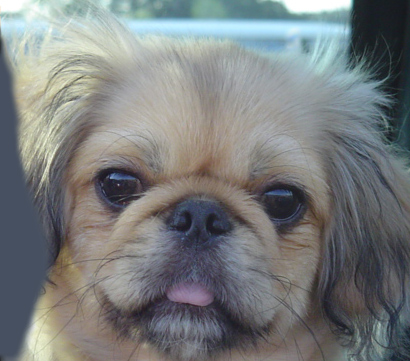
#> input picture data/dog.jpg, 410 x 361 px
$ jupyter execute image-compression.ipynb
#> lines starting #> are read from the running program, lines starting #| are printed output that depends on the picture; after the words box and inside, x2 and y2 are one past the last pixel; in counts of white or black regions, pixels touching at a corner belong together; long printed decimals are rounded
[cell 1]
from PIL import Image
import numpy as np
import matplotlib.pyplot as plt
import scipy.signal

In this learning portfolio I would like to explore image compression as it is related to my project and could provide me with some usefull information.

[cell 2]
# open the image
image = Image.open("data/dog.jpg")
#> image is the input picture: PIL image 410x361 RGB; mean R, G, B 121.2, 124.5, 125
#coverting the image to black and white so it is easier to process
image = image.convert('L')
#> image: PIL image 410x361 L
image

We will start with this lovely image of a dog and convert it to greyscale so we only have to worry about 1 2d array instead of the 3 2d arrays which correspond to each of the color channels. This step is just to simplify the problem which we are working on so we can understand the main main concepts.

[cell 3]
#now covert the image to an array so we can  apply computations of it.
dog_array = np.array(image)

In the block below we are taking the fast fourier transform of the array of the black and white image and then we are taking the inverse fourier transform and converting it back to an image to show that the the inverse fourier transform is the same as the original image.

[cell 4]
# find  the fourier coefficents of the 2d fast fourier transform
f = np.fft.fft2(dog_array)
inverse = np.real(np.fft.ifft2(f))

dog= Image.fromarray(inverse)
plt.imshow(dog)

In the code below we are making a plot of the different magnitudes of the fourier coefficents where the white values are very large coefficents and the darker values are closer to zero.

[cell 5]
fshift = np.fft.fftshift(f)
magnitude_spectrum = 20*np.log(np.abs(fshift))
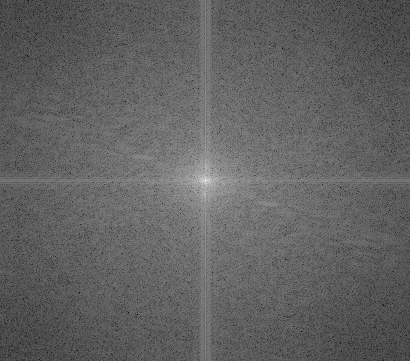
#> magnitude_spectrum: shape (361, 410) float64; min 28.61, max 334.4, mean 146; drawn with min black and max white
plt.subplot(121),plt.imshow(image, cmap = 'gray')
plt.title('Input Image'), plt.xticks([]), plt.yticks([])
plt.subplot(122),plt.imshow(magnitude_spectrum, cmap = 'gray')
plt.title('Magnitude Spectrum'), plt.xticks([]), plt.yticks([])
plt.show()
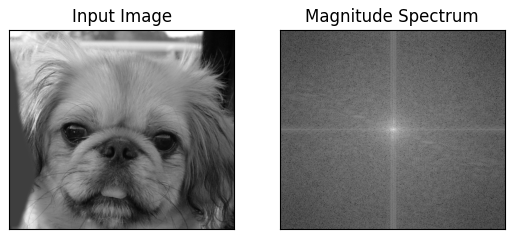
#> figure drawn by matplotlib, 2 panels

Besides just looking at the magnitudes lets also just have a look at the array of coefficents after the fourier transform has been applied to see what the values look like. Since we know that the fourier transform yield complex values we can expect the coefficents will each have a real and imaginary part.

[cell 6]
f

By just looking at this array we can see the values seem to be pretty large

[cell 7]
max = np.max(abs(f))
#> max = 18287778
min = np.min(abs(f))
#> min = 4.18
avg = np.mean(abs(f))
#> avg = 3354.9
median = np.median(abs(f))
#> median = 1458.6

print(max, min, avg, median)
#| 18287778.0 4.180 3354.877 1458.606

Now we are going to do some exploration of how much we can compress the photo by reducing the smaller fourier coefficents to zeros. As we can see in the image above that most of the magnitudes are dark and there is a small portion of white coefficents, the white coefficents correspond to the large magnitudes which are the ones that will contain the most information about the image. Lets start by getting rid of any values less than the median

[cell 8]
threshold = 1458
idx = (np.abs(f) > threshold)
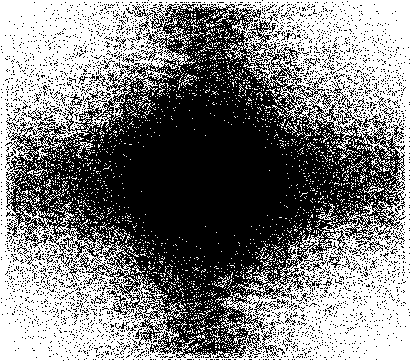
#> idx: shape (361, 410) bool; 50% white; 3285 black regions (3238 under 20 px), largest, box (x1, y1, x2, y2) and area: (5, 4, 406, 358) 65182, (132, 5, 153, 40) 144, (258, 322, 279, 357) 144
f_thresh = idx*f

inverse = np.fft.ifft2(f_thresh).real

dog_thresh= Image.fromarray(inverse)
plt.imshow(dog_thresh)

[cell 9]
np.count_nonzero(f_thresh)
#> Out = 74034

[cell 10]
74034/(361*410)

So using only 50% of largest coefficents we get a perfect reconstruction. Let's see how many pixels we can throw away before we get differences in the images. Next lets try the mean value as the threshold value.

[cell 11]
threshold = 3355
idx = (np.abs(f) > threshold)
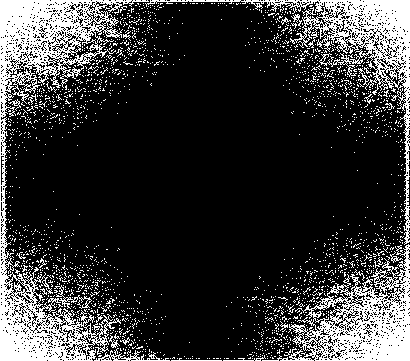
#> idx: shape (361, 410) bool; 20.6% white; 2190 white regions (2168 under 20 px), largest, box (x1, y1, x2, y2) and area: (0, 0, 149, 361) 12484, (145, 0, 410, 245) 6305, (262, 244, 410, 361) 6305
f_thresh = idx*f

inverse = np.fft.ifft2(f_thresh).real

dog_thresh= Image.fromarray(inverse)
plt.imshow(dog_thresh)

[cell 12]
np.count_nonzero(f_thresh)/(361*410)
#> Out = 0.206

When we used the mean as the threshold we get another very clear image with only 20% of the coeffients. Since this image is still very good quality let't increase the threshold even higher.

[cell 13]
threshold = 7000
idx = (np.abs(f) > threshold)
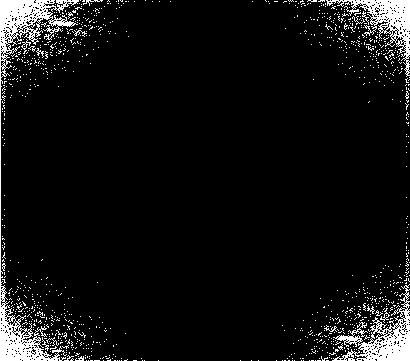
#> idx: shape (361, 410) bool; 6.8% white; 1109 white regions (1094 under 20 px), largest, box (x1, y1, x2, y2) and area: (0, 0, 79, 361) 3895, (332, 284, 410, 361) 1923, (326, 0, 410, 77) 1647
f_thresh = idx*f

inverse = np.fft.ifft2(f_thresh).real

dog_thresh= Image.fromarray(inverse)
plt.imshow(dog_thresh)

[cell 14]
np.count_nonzero(f_thresh)/(361*410)
#> Out = 0.0679

As we can see the image above is finally starting to lose quality the image above uses only 6% of the largest coefficents and it still looks pretty great other then some slight blurring.

[cell 15]
threshold = 20000
idx = (np.abs(f) > threshold)
#> idx: shape (361, 410) bool; 1.4% white; 180 white regions (176 under 20 px), largest, box (x1, y1, x2, y2) and area: (0, 0, 32, 46) 489, (0, 316, 39, 361) 416, (379, 334, 410, 361) 412, (372, 0, 410, 36) 401
f_thresh = idx*f

inverse = np.fft.ifft2(f_thresh).real
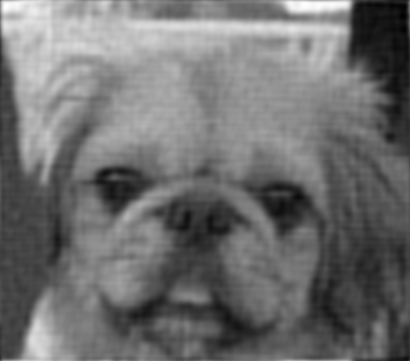
#> inverse: shape (361, 410) float64; min 9.18, max 269.6, mean 123.6; drawn with min black and max white

dog_thresh= Image.fromarray(inverse)
plt.imshow(dog_thresh)

[cell 16]
np.count_nonzero(f_thresh)/(361*410)
#> Out = 0.0138

Wow the image above only uses 1% of the data.

[cell 17]
threshold = 100000
idx = (np.abs(f) > threshold)
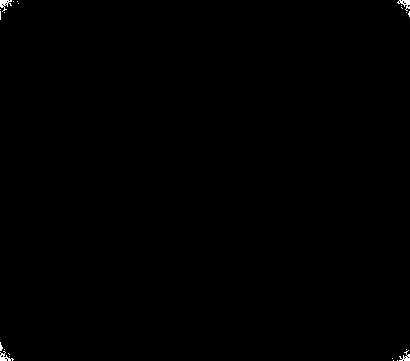
#> idx: shape (361, 410) bool; 0.2% white; 22 white regions (18 under 20 px), largest, box (x1, y1, x2, y2) and area: (0, 0, 12, 12) 70, (397, 0, 410, 11) 63, (0, 351, 14, 361) 60, (399, 350, 410, 361) 53
f_thresh = idx*f

inverse = np.fft.ifft2(f_thresh).real
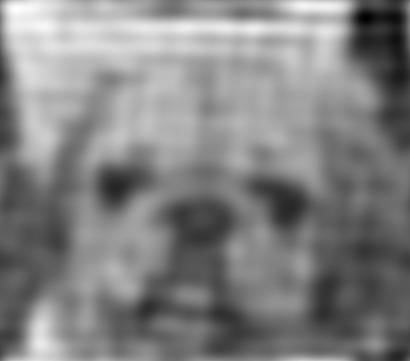
#> inverse: shape (361, 410) float64; min -9.99, max 250.4, mean 123.6; drawn with min black and max white

dog_thresh= Image.fromarray(inverse)
plt.imshow(dog_thresh)

[cell 18]
np.count_nonzero(f_thresh)/(361*410)
#> Out = 0.00201

Ok that was my last example using 0.2% of the data it becomes very blurry however you can still reconize that it is the original image.

[cell 19]
410*361/2

[cell 20]
flattened = dog_array.flatten()
x = np.random.randint(0,360, size = 74005)
y = np.random.randint(0,409,size = 74005 )

sampled = np.zeros((361,410))

for n in range(len(x)):
    sampled[x[n]][y[n]] = dog_array[x[n]][y[n]]
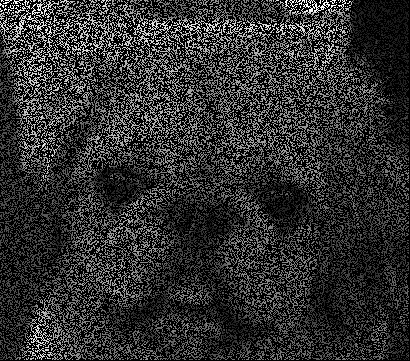
#> sampled: shape (361, 410) float64; min 0, max 255, mean 48.6


plt.imshow(Image.fromarray(sampled.reshape(361,410)))

What the random sampling of image pixels looks like

[cell 21]
f_samp = np.fft.fft2(sampled)

inverse = np.real(np.fft.ifft2(f_samp))

dog_sampled= Image.fromarray(inverse)
plt.imshow(dog_sampled)

Some ideas from this image are recoverable but it is not doing an ideal job. Maybe we need to apply some sort of filter or interpoltae to get the missing pixels.

[cell 22]
import cv2

[cell 23]
dog_filtered = Image.fromarray(cv2.GaussianBlur(np.array(dog_sampled),ksize= (9,9), sigmaX= 5))
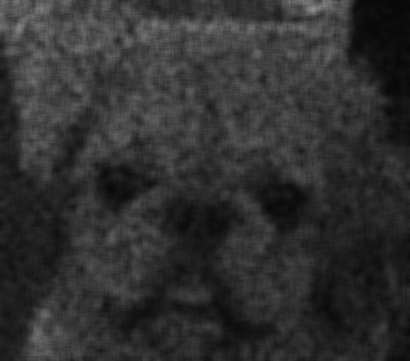
#> dog_filtered: PIL image 410x361 F; min 6.08, max 144, mean 48.7
plt.imshow(dog_filtered)
